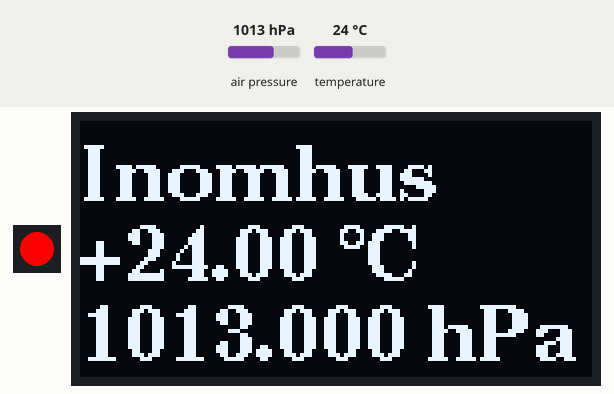
Bench run of a sketch on a simulated ESP8266 (NodeMCU). Parts: 1 RGB LEDs in strip order, left to right, 128×64 one-colour display. The inputs (shaded band) are chosen by the test bench; at power-on: air pressure 1013 hPa, temperature 24 °C. WiFi joins after 1.5 s; servers stay silent unless stated; what the sketch prints to the serial monitor is not drawn.

Above: at 2.3 s.
2.4 s: air pressure set to 952 hPa
At 4.5 s:
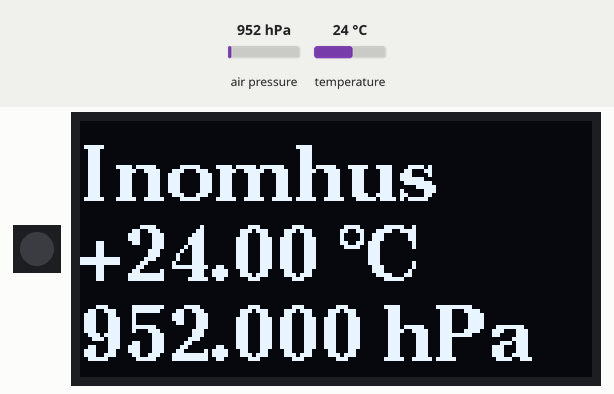
5.9 s: temperature set to 12 °C
At 6.66 s:
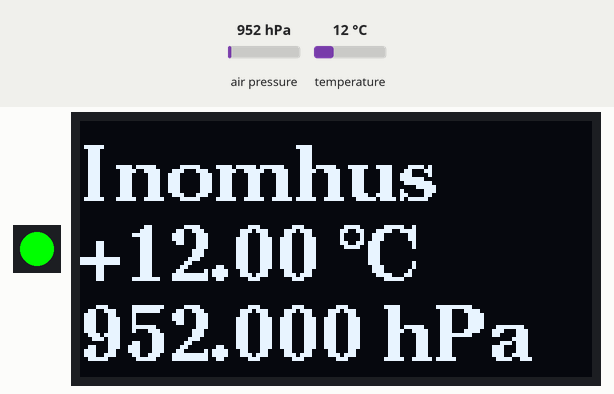
7.4 s: air pressure set to 975 hPa
At 8.3 s:
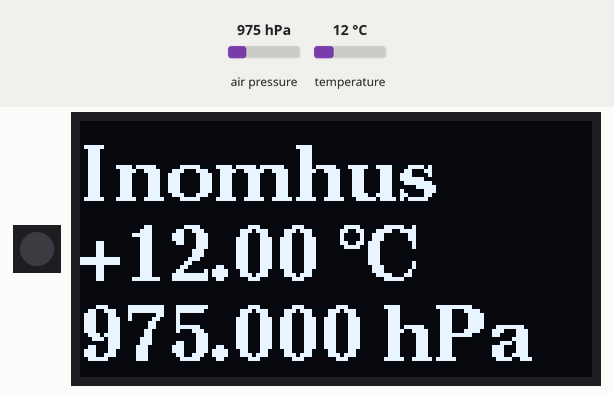
9.3 s: temperature set to 19 °C
At 10.2 s:
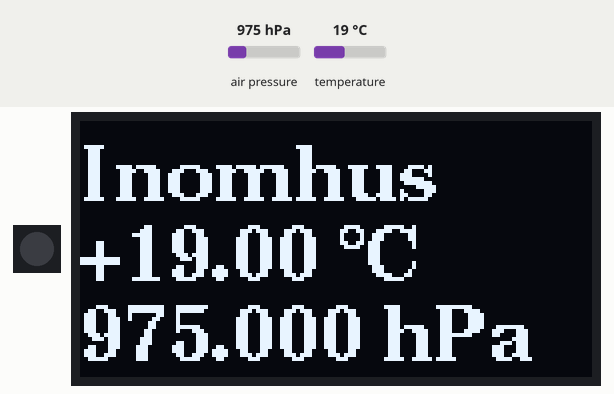
Timing chart, 0 to 12.2 s (numbered marks = the images above; inputs shaded):
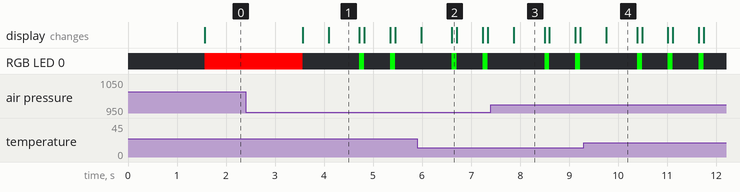

The sketch:

display.ino
```cpp
#include <U8g2lib.h>
#include <Arduino.h>
#include <ESP8266WiFiMulti.h>
#include <ESP8266HTTPClient.h>
#include <WiFiClient.h>
#include "ArduinoJson.h"
#include <Wire.h>
#include <SPI.h>
#include <Adafruit_Sensor.h>
#include <Adafruit_BMP280.h>
#include <Adafruit_NeoPixel.h>
#include <PubSubClient.h>

#define PIN D3

#define BME_SCK 13
#define BME_MISO 12
#define BME_MOSI 11
#define BME_CS 10

#define SEALEVELPRESSURE_HPA (1013.25)

Adafruit_NeoPixel pixels = Adafruit_NeoPixel(1, PIN, NEO_GRB + NEO_KHZ800);
U8G2_SH1106_128X64_NONAME_F_HW_I2C u8g2(U8G2_R0);
Adafruit_BMP280 bme; // I2C

const char* SMHI = "http://opendata-download-metobs.smhi.se/api/version/latest/parameter/1/station/97530/period/latest-hour/data.json";

ESP8266WiFiMulti WiFiMulti;
WiFiClient simpleClient;
PubSubClient mqttClient(simpleClient);

double p0 = 0;
double t0 = 0;

void setup(void) {
  Serial.begin(115200);
  Serial.println();

  pixels.begin();

  bool status;

  // default settings
  // (you can also pass in a Wire library object like &Wire2)
  status = bme.begin(0x76);
  if (!status) {
    Serial.println("Could not find a valid BME280 sensor, check wiring!");
    while (true) delay(1000);
  }

  u8g2.begin();
  u8g2.enableUTF8Print();
  u8g2.setFont(u8g2_font_ncenB14_tf);

  // Prevents the flash memory from being worn out, see: https://github.com/esp8266/Arduino/issues/1054 .
  // This will however delay node WiFi start-up by about 700 ms. The delay is 900 ms if we otherwise would have stored the WiFi network we want to connect to.
  WiFi.persistent(false);

  WiFi.mode(WIFI_STA);
  WiFiMulti.addAP("AP", "pw");
}

void loop(void) {
  if ((WiFiMulti.run() == WL_CONNECTED)) {

    Serial.println(bme.readTemperature());

    double temp = bme.readTemperature();
    double pres = bme.readPressure() / 100;

    String sign = "";
    if (temp > 0) {
      sign = "+";
    }

    String tempLabel = sign + String(temp, 2) + " °C";
    Serial.println(tempLabel);

    String presLabel = String(pres, 3) + " hPa";
    Serial.println(presLabel);


    u8g2.firstPage();
    do {
      //keep this the same as it pages through the data generating the screen
      u8g2.setCursor(0, 20);

      u8g2.print("Inomhus");
      u8g2.setCursor(0, 40);
      u8g2.print(tempLabel);

      u8g2.setCursor(0, 60);
      u8g2.print(presLabel);

    } while ( u8g2.nextPage() );

    if (abs(p0 - pres) < 0.1) {
      blink(0, 255, 0, 100);
    } else if (temp > t0) {
      blink(255, 0, 0, 2000);
    }
    else
    {
      blink(0, 0, 255, 100);
    }

    p0 = pres;
    t0 = temp;

  } else  {
    Serial.println("No WiFi!");
  }

  delay(500);
}

void blink(int r, int g, int b, int t) {
  pixels.setPixelColor(0, pixels.Color(r, g, b));
  pixels.show();
  delay(t);
  pixels.setPixelColor(0, pixels.Color(0, 0, 0));
  pixels.show();
}
```

Measured:
- after the input at 5.9 s, the display: first changes after 0.08 s (image 2 shows a later state)
- after the input at 7.4 s, the display: changes after 0.47 s (image 3)
- after the input at 9.3 s, the display: changes after 0.46 s (image 4)
- what the display in image 1 shows lasts 0.6 s, from 4.1 s to 4.7 s
